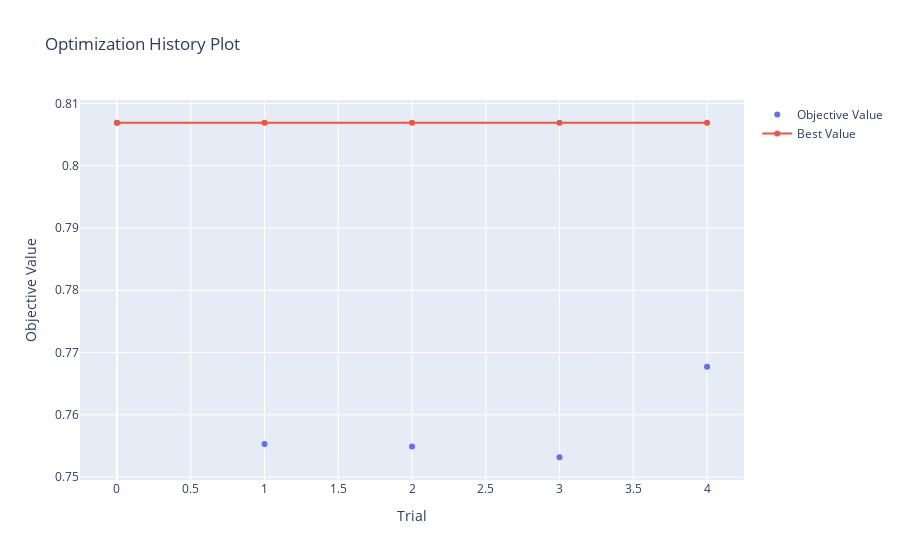

Here is the notebook cell this chart was saved with:
### Markdown cell above
### Visualization of the learning curves of the trials

### Code cell
optuna.visualization.plot_optimization_history(study)

### Figure 1 — Plotly figure (JSON) as saved in the notebook; plotly's stock layout.template omitted (floating-point values rounded to 4 significant figures)
{"data": [{"mode": "markers", "name": "Objective Value", "type": "scatter", "x": [0, 1, 2, 3, 4], "y": [0.8069, 0.7553, 0.7549, 0.7532, 0.7677]}, {"name": "Best Value", "type": "scatter", "x": [0, 1, 2, 3, 4], "y": [0.8069, 0.8069, 0.8069, 0.8069, 0.8069]}], "layout": {"title": {"text": "Optimization History Plot"}, "xaxis": {"title": {"text": "Trial"}}, "yaxis": {"title": {"text": "Objective Value"}}}}
